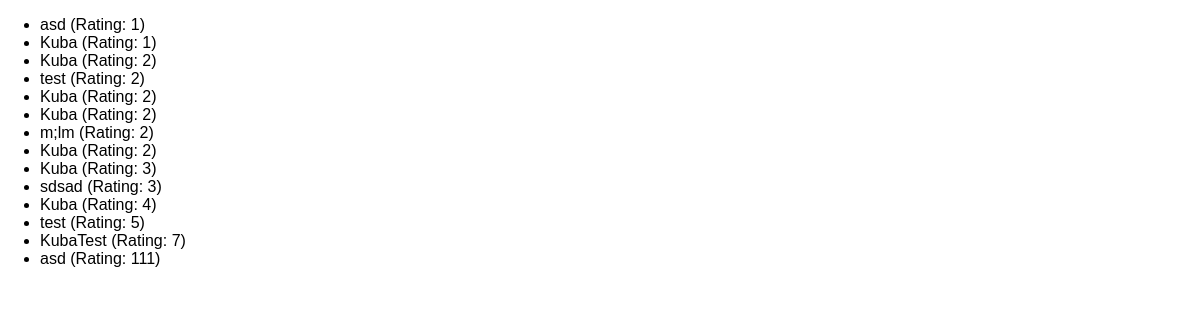
The app's page /reviews with its own data.
### reviews/models.py (models this page shows)
class Review(models.Model):
    user_name = models.CharField(max_length=30)
    review_text = models.TextField(max_length=250)
    rating = models.IntegerField()

### reviews/views.py (the view)
# urls.py: path("reviews", views.ReviewListView.as_view()),
class ReviewListView(ListView):
    template_name = "reviews/review_list.html"
    model = Review
    context_object_name = "reviews"
    def get_queryset(self):
        base_query = super().get_queryset()
        return base_query.filter(rating__gte=1).order_by("rating")

### reviews/templates/reviews/review_list.html (shortened to what this page needs)
{% extends 'reviews/base.html' %}
{% block content %}
    <ul>
        {% for review in reviews %}
            <li>{{ review.user_name }} (Rating: {{ review.rating }})</li>
        {% endfor %}
    </ul>
{% endblock %}

### reviews/static/reviews/styles.css (style rules this page uses)
body { font-family: sans-serif; margin: 0; }

### records on screen
Review: user_name "asd", rating "1"
Review: user_name "Kuba", rating "1"
Review: user_name "Kuba", rating "2"
Review: user_name "test", rating "2"
Review: user_name "Kuba", rating "2"
Review: user_name "Kuba", rating "2"
Review: user_name "m;lm", rating "2"
Review: user_name "Kuba", rating "2"
Review: user_name "Kuba", rating "3"
Review: user_name "sdsad", rating "3"
Review: user_name "Kuba", rating "4"
Review: user_name "test", rating "5"
Review: user_name "KubaTest", rating "7"
Review: user_name "asd", rating "111"
